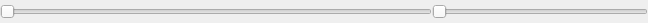
<?xml version="1.0" encoding="UTF-8"?>
<ui version="4.0">
 <class>position_volume_widget</class>
 <widget class="QWidget" name="position_volume_widget">
  <property name="geometry">
   <rect>
    <x>0</x>
    <y>0</y>
    <width>648</width>
    <height>23</height>
   </rect>
  </property>
  <property name="windowTitle">
   <string>Form</string>
  </property>
  <layout class="QHBoxLayout" name="horizontalLayout">
   <property name="spacing">
    <number>0</number>
   </property>
   <property name="margin">
    <number>0</number>
   </property>
   <item>
    <widget class="ion::audio_player::direct_slider" name="position">
     <property name="sizePolicy">
      <sizepolicy hsizetype="Expanding" vsizetype="Fixed">
       <horstretch>2</horstretch>
       <verstretch>0</verstretch>
      </sizepolicy>
     </property>
     <property name="orientation">
      <enum>Qt::Horizontal</enum>
     </property>
    </widget>
   </item>
   <item>
    <widget class="ion::audio_player::direct_slider" name="volume">
     <property name="sizePolicy">
      <sizepolicy hsizetype="Expanding" vsizetype="Fixed">
       <horstretch>1</horstretch>
       <verstretch>0</verstretch>
      </sizepolicy>
     </property>
     <property name="orientation">
      <enum>Qt::Horizontal</enum>
     </property>
    </widget>
   </item>
  </layout>
 </widget>
 <customwidgets>
  <customwidget>
   <class>ion::audio_player::direct_slider</class>
   <extends>QSlider</extends>
   <header>direct_slider.hpp</header>
  </customwidget>
 </customwidgets>
 <resources/>
 <connections/>
</ui>
